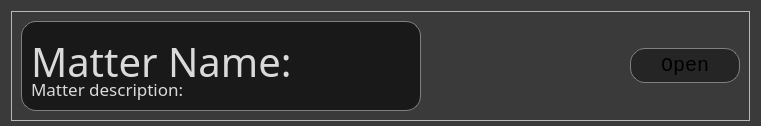
<?xml version="1.0" encoding="UTF-8"?>
<ui version="4.0">
 <class>MatterWidget</class>
 <widget class="QWidget" name="MatterWidget">
  <property name="geometry">
   <rect>
    <x>0</x>
    <y>0</y>
    <width>761</width>
    <height>126</height>
   </rect>
  </property>
  <property name="minimumSize">
   <size>
    <width>0</width>
    <height>120</height>
   </size>
  </property>
  <property name="maximumSize">
   <size>
    <width>16777215</width>
    <height>128</height>
   </size>
  </property>
  <property name="palette">
   <palette>
    <active>
     <colorrole role="Button">
      <brush brushstyle="SolidPattern">
       <color alpha="255">
        <red>66</red>
        <green>66</green>
        <blue>66</blue>
       </color>
      </brush>
     </colorrole>
     <colorrole role="Dark">
      <brush brushstyle="SolidPattern">
       <color alpha="255">
        <red>20</red>
        <green>20</green>
        <blue>20</blue>
       </color>
      </brush>
     </colorrole>
     <colorrole role="Mid">
      <brush brushstyle="SolidPattern">
       <color alpha="255">
        <red>52</red>
        <green>52</green>
        <blue>52</blue>
       </color>
      </brush>
     </colorrole>
     <colorrole role="Base">
      <brush brushstyle="SolidPattern">
       <color alpha="255">
        <red>36</red>
        <green>36</green>
        <blue>36</blue>
       </color>
      </brush>
     </colorrole>
     <colorrole role="Window">
      <brush brushstyle="SolidPattern">
       <color alpha="255">
        <red>58</red>
        <green>58</green>
        <blue>58</blue>
       </color>
      </brush>
     </colorrole>
     <colorrole role="Highlight">
      <brush brushstyle="SolidPattern">
       <color alpha="255">
        <red>76</red>
        <green>101</green>
        <blue>150</blue>
       </color>
      </brush>
     </colorrole>
    </active>
    <inactive>
     <colorrole role="Button">
      <brush brushstyle="SolidPattern">
       <color alpha="255">
        <red>66</red>
        <green>66</green>
        <blue>66</blue>
       </color>
      </brush>
     </colorrole>
     <colorrole role="Dark">
      <brush brushstyle="SolidPattern">
       <color alpha="255">
        <red>20</red>
        <green>20</green>
        <blue>20</blue>
       </color>
      </brush>
     </colorrole>
     <colorrole role="Mid">
      <brush brushstyle="SolidPattern">
       <color alpha="255">
        <red>52</red>
        <green>52</green>
        <blue>52</blue>
       </color>
      </brush>
     </colorrole>
     <colorrole role="Base">
      <brush brushstyle="SolidPattern">
       <color alpha="255">
        <red>36</red>
        <green>36</green>
        <blue>36</blue>
       </color>
      </brush>
     </colorrole>
     <colorrole role="Window">
      <brush brushstyle="SolidPattern">
       <color alpha="255">
        <red>58</red>
        <green>58</green>
        <blue>58</blue>
       </color>
      </brush>
     </colorrole>
     <colorrole role="Highlight">
      <brush brushstyle="SolidPattern">
       <color alpha="255">
        <red>76</red>
        <green>101</green>
        <blue>150</blue>
       </color>
      </brush>
     </colorrole>
    </inactive>
    <disabled>
     <colorrole role="WindowText">
      <brush brushstyle="SolidPattern">
       <color alpha="255">
        <red>20</red>
        <green>20</green>
        <blue>20</blue>
       </color>
      </brush>
     </colorrole>
     <colorrole role="Button">
      <brush brushstyle="SolidPattern">
       <color alpha="255">
        <red>66</red>
        <green>66</green>
        <blue>66</blue>
       </color>
      </brush>
     </colorrole>
     <colorrole role="Dark">
      <brush brushstyle="SolidPattern">
       <color alpha="255">
        <red>20</red>
        <green>20</green>
        <blue>20</blue>
       </color>
      </brush>
     </colorrole>
     <colorrole role="Mid">
      <brush brushstyle="SolidPattern">
       <color alpha="255">
        <red>52</red>
        <green>52</green>
        <blue>52</blue>
       </color>
      </brush>
     </colorrole>
     <colorrole role="Text">
      <brush brushstyle="SolidPattern">
       <color alpha="255">
        <red>20</red>
        <green>20</green>
        <blue>20</blue>
       </color>
      </brush>
     </colorrole>
     <colorrole role="ButtonText">
      <brush brushstyle="SolidPattern">
       <color alpha="255">
        <red>20</red>
        <green>20</green>
        <blue>20</blue>
       </color>
      </brush>
     </colorrole>
     <colorrole role="Base">
      <brush brushstyle="SolidPattern">
       <color alpha="255">
        <red>58</red>
        <green>58</green>
        <blue>58</blue>
       </color>
      </brush>
     </colorrole>
     <colorrole role="Window">
      <brush brushstyle="SolidPattern">
       <color alpha="255">
        <red>58</red>
        <green>58</green>
        <blue>58</blue>
       </color>
      </brush>
     </colorrole>
    </disabled>
   </palette>
  </property>
  <property name="windowTitle">
   <string>Form</string>
  </property>
  <property name="styleSheet">
   <string notr="true"/>
  </property>
  <layout class="QHBoxLayout" name="horizontalLayout">
   <item>
    <widget class="QFrame" name="matterFrame">
     <property name="minimumSize">
      <size>
       <width>0</width>
       <height>110</height>
      </size>
     </property>
     <property name="maximumSize">
      <size>
       <width>16777215</width>
       <height>110</height>
      </size>
     </property>
     <property name="autoFillBackground">
      <bool>false</bool>
     </property>
     <property name="styleSheet">
      <string notr="true">QFrame #matterFrame {
	color: rgb(218, 218, 218);
    background-color: rgba(0, 0, 0, 0.37);
    text-align: center;
    text-decoration: none;
	background-image: url(&quot;no_image.svg&quot;);
	background-size: 100%;
    border-color: grey;
    border-style:solid;
    border-width: 1px;
    border-radius: 15px;

}</string>
     </property>
     <property name="frameShape">
      <enum>QFrame::StyledPanel</enum>
     </property>
     <property name="frameShadow">
      <enum>QFrame::Raised</enum>
     </property>
     <layout class="QHBoxLayout" name="horizontalLayout_4">
      <item>
       <widget class="QFrame" name="frame">
        <property name="sizePolicy">
         <sizepolicy hsizetype="Fixed" vsizetype="Preferred">
          <horstretch>0</horstretch>
          <verstretch>0</verstretch>
         </sizepolicy>
        </property>
        <property name="minimumSize">
         <size>
          <width>400</width>
          <height>0</height>
         </size>
        </property>
        <property name="maximumSize">
         <size>
          <width>400</width>
          <height>16777215</height>
         </size>
        </property>
        <property name="styleSheet">
         <string notr="true">QFrame #frame {
	color: rgb(218, 218, 218);
    background-color: rgba(16, 16, 16, 203);
    text-align: center;
    text-decoration: none;
    border-color: grey;
    border-style:solid;
    border-width: 1px;
    border-radius: 15px;

}</string>
        </property>
        <property name="frameShape">
         <enum>QFrame::StyledPanel</enum>
        </property>
        <property name="frameShadow">
         <enum>QFrame::Raised</enum>
        </property>
        <layout class="QVBoxLayout" name="verticalLayout">
         <item>
          <widget class="QLabel" name="matterName">
           <property name="sizePolicy">
            <sizepolicy hsizetype="Expanding" vsizetype="Fixed">
             <horstretch>0</horstretch>
             <verstretch>0</verstretch>
            </sizepolicy>
           </property>
           <property name="minimumSize">
            <size>
             <width>300</width>
             <height>60</height>
            </size>
           </property>
           <property name="maximumSize">
            <size>
             <width>1000</width>
             <height>16777215</height>
            </size>
           </property>
           <property name="font">
            <font>
             <family>Comfortaa</family>
             <pointsize>30</pointsize>
             <bold>false</bold>
             <underline>false</underline>
             <strikeout>false</strikeout>
            </font>
           </property>
           <property name="styleSheet">
            <string notr="true">color: rgb(218, 218, 218);
    background-color: transparent;
    text-decoration: none;
    border-color: grey;
    border-style:solid;
    border-width: 0px;
    border-radius: 0px;</string>
           </property>
           <property name="text">
            <string>Matter Name:</string>
           </property>
           <property name="alignment">
            <set>Qt::AlignLeading|Qt::AlignLeft|Qt::AlignVCenter</set>
           </property>
           <property name="margin">
            <number>0</number>
           </property>
          </widget>
         </item>
         <item>
          <widget class="QLabel" name="matterDescription">
           <property name="sizePolicy">
            <sizepolicy hsizetype="Expanding" vsizetype="Preferred">
             <horstretch>0</horstretch>
             <verstretch>0</verstretch>
            </sizepolicy>
           </property>
           <property name="minimumSize">
            <size>
             <width>300</width>
             <height>0</height>
            </size>
           </property>
           <property name="maximumSize">
            <size>
             <width>1000</width>
             <height>16777215</height>
            </size>
           </property>
           <property name="font">
            <font>
             <family>Comfortaa</family>
             <pointsize>13</pointsize>
             <underline>false</underline>
             <strikeout>false</strikeout>
            </font>
           </property>
           <property name="styleSheet">
            <string notr="true">color: rgb(218, 218, 218);
    background-color: transparent;
    text-decoration: none;
    border-color: grey;
    border-style:solid;
    border-width: 0px;
    border-radius: 0px;</string>
           </property>
           <property name="text">
            <string>Matter description:</string>
           </property>
           <property name="alignment">
            <set>Qt::AlignLeading|Qt::AlignLeft|Qt::AlignVCenter</set>
           </property>
           <property name="margin">
            <number>0</number>
           </property>
          </widget>
         </item>
        </layout>
       </widget>
      </item>
      <item>
       <spacer name="horizontalSpacer">
        <property name="orientation">
         <enum>Qt::Horizontal</enum>
        </property>
        <property name="sizeHint" stdset="0">
         <size>
          <width>40</width>
          <height>20</height>
         </size>
        </property>
       </spacer>
      </item>
      <item>
       <widget class="QPushButton" name="openMatterButton">
        <property name="sizePolicy">
         <sizepolicy hsizetype="Fixed" vsizetype="Fixed">
          <horstretch>0</horstretch>
          <verstretch>0</verstretch>
         </sizepolicy>
        </property>
        <property name="minimumSize">
         <size>
          <width>110</width>
          <height>0</height>
         </size>
        </property>
        <property name="maximumSize">
         <size>
          <width>110</width>
          <height>35</height>
         </size>
        </property>
        <property name="font">
         <font>
          <family>Courier New</family>
          <pointsize>15</pointsize>
          <underline>false</underline>
          <strikeout>false</strikeout>
         </font>
        </property>
        <property name="styleSheet">
         <string notr="true">QPushButton{
font-family:'Courier New', Courier, monospace;
    text-align: center;
    text-decoration: none;
   border-color: grey;
    border-style:solid;
    border-width: 1px;
    border-radius: 15px;
	 background-color: rgba(0, 0, 0, 0.37);

}

:hover{
background-color:black;
}</string>
        </property>
        <property name="text">
         <string>Open</string>
        </property>
       </widget>
      </item>
     </layout>
    </widget>
   </item>
  </layout>
 </widget>
 <resources/>
 <connections/>
</ui>
